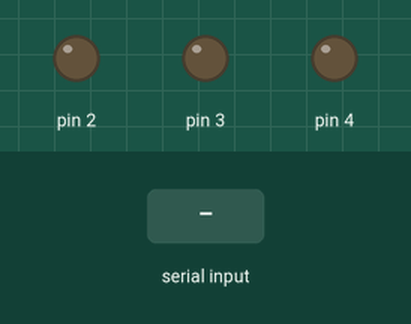
Simulated run of this sketch. Board: Arduino Uno, built with avr-gcc and run on an emulated ATmega328P. On the bench: output pins drawn as LEDs (lit = HIGH). The inputs (shaded band) are chosen by the test bench.

Above: at 1.2 s.
1.3 s: "y" received over Serial
At 1.6 s:
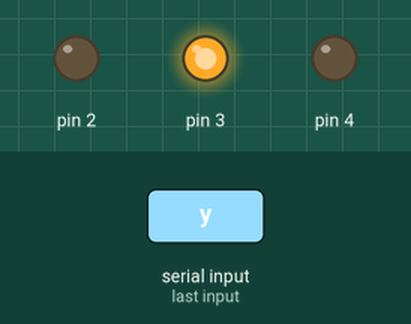
2.8 s: "r" received over Serial
At 4.0 s:
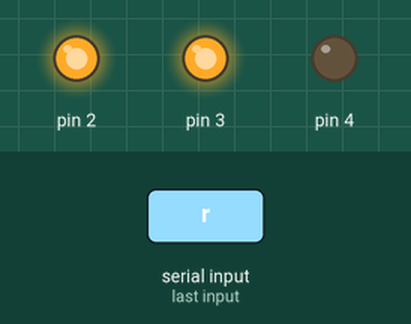
4.3 s: "g" received over Serial
At 5.1 s:
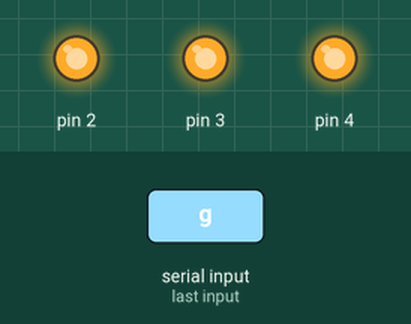
5.8 s: "y" received over Serial
At 6.2 s:
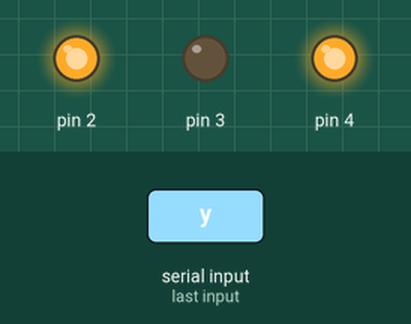
7.3 s: "r" received over Serial
At 8.5 s:
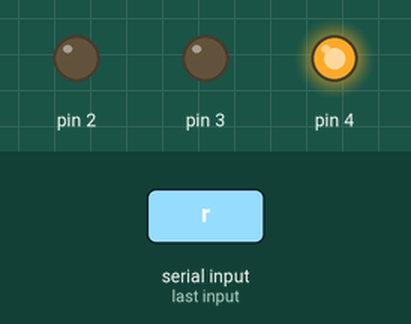
8.8 s: "c" received over Serial
At 9.7 s:
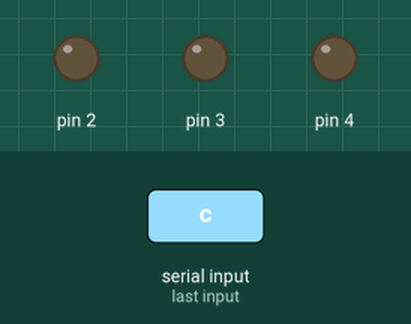
Timing chart, 0 to 11.3 s (numbered marks = the images above; inputs shaded):
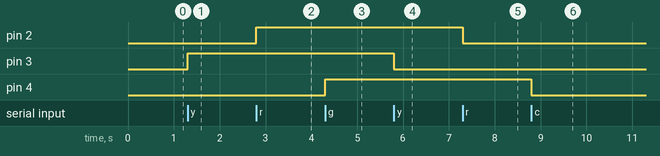

Measured:
- after the input at 1.3 s, pin 3: LOW → HIGH at once
- after the input at 2.8 s, pin 2: LOW → HIGH at once
- after the input at 4.3 s, pin 4: LOW → HIGH at once
- after the input at 5.8 s, pin 3: HIGH → LOW at once
- after the input at 7.3 s, pin 2: HIGH → LOW at once
- after the input at 8.8 s, pin 4: HIGH → LOW at once

The sketch:

stoplight.ino
```cpp
void setup() {
  // put your setup code here, to run once:
  Serial.begin(9600);
  pinMode(2, OUTPUT);
  pinMode(3, OUTPUT);
  pinMode(4, OUTPUT);

}

int red = 0;
int yellow = 0;
int green = 0;


void ToggleRed()
{
  if (red == 0)
  {
    digitalWrite(2, HIGH);
    red = 1;
  }
  else
  {
    digitalWrite(2, LOW);
    red = 0;
  }
}

void ToggleYellow()
{
  if (yellow == 0)
  {
    digitalWrite(3, HIGH);
    yellow = 1;
  }
  else
  {
    digitalWrite(3, LOW);
    yellow = 0;
  }
}

void ToggleGreen()
{
  if (green == 0)
  {
    digitalWrite(4, HIGH);
    green = 1;
  }
  else
  {
    digitalWrite(4, LOW);
      green = 0;
  }
}

void Clear()
{
  red = 0;
  green = 0;
  yellow = 0;
  digitalWrite(2, LOW);
  digitalWrite(3, LOW);
  digitalWrite(4, LOW);
}

void Show()
{
 Clear();
 ToggleRed();
 delay(100);
 ToggleYellow();
 delay(100);
 ToggleGreen();
 delay(100);
 ToggleGreen();
 delay(100);
 ToggleYellow();
 delay(100);
 ToggleRed();
 delay(100);
 ToggleRed();
 delay(100);
 ToggleYellow();
 delay(100);
 ToggleGreen();
 delay(100);
 ToggleGreen();
 delay(100);
 ToggleYellow();
 delay(100);
 ToggleRed();
 delay(100);
 ToggleRed();
 ToggleGreen();
 delay(100);
 ToggleYellow();
 delay(50);
 ToggleRed();
 ToggleGreen();
 delay(100);
 ToggleYellow();


}

void loop() {
  // put your main code here, to run repeatedly:
  if (Serial.available()) // sees if anyone is trying to input, reads the data if there is any
  {
    char data = Serial.read();
    // case switch
    if (data == 'y')
    {
     ToggleYellow();
    }
    if (data == 'r')
    {
     ToggleRed();
    }
    if (data == 'g')
    {
     ToggleGreen();
    }
    if (data == 'c')
    {
     Clear();
    }
  }


  /*ToggleRed();
  ToggleGreen();
  delay(500);
  ToggleRed();
  ToggleGreen();
  ToggleYellow();
  delay(500);
*/
}
```
